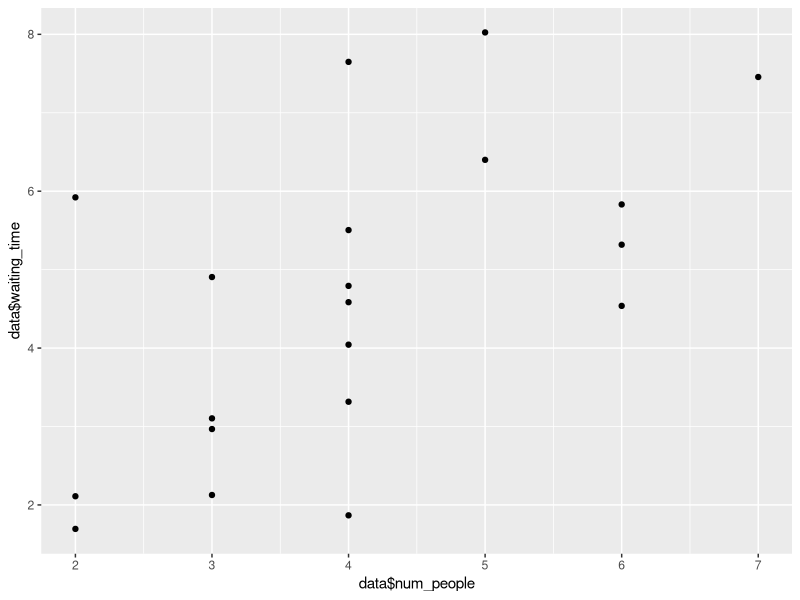
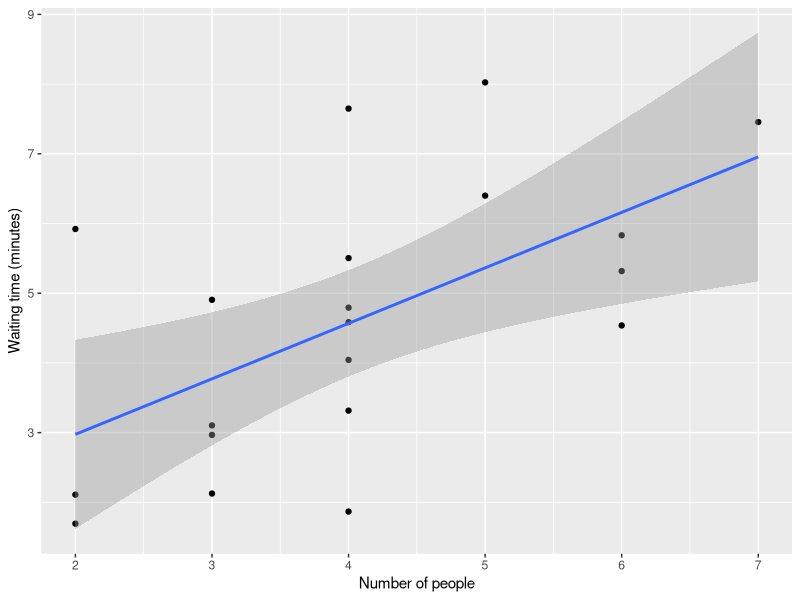
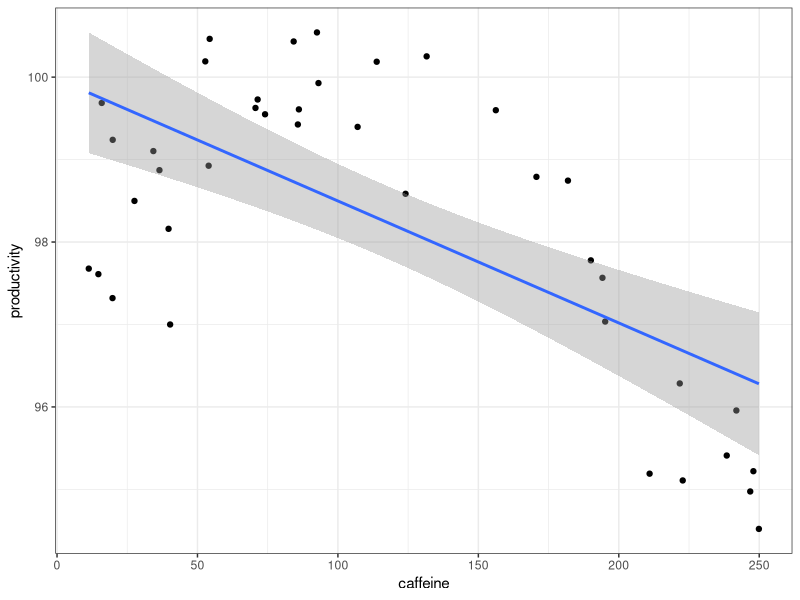

The R source for these figures, in order:
## ---- chunk 1
data = read.csv('../datasets/law82.csv')
cor(data$LSAT, data$GPA)
## ---- chunk 2
data = read.csv('../datasets/waiting_time.csv')
cor(data$num_people, data$waiting_time)
## ---- chunk 3
library(ggplot2)
data = read.csv('../datasets/waiting_time.csv')
ggplot(aes(x=data$num_people, y=data$waiting_time), 
       data=data) + geom_point() 
## ---- chunk 4
ggplot(aes(x=data$num_people, y=data$waiting_time), 
  data=data) + geom_point()+ geom_smooth(method='lm') +
  xlab("Number of people") + ylab("Waiting time (minutes)") 
## ---- chunk 5
caffeine_data = read.csv('../datasets/caffeine_data.csv')
ggplot(aes(x=caffeine, y=productivity), data= caffeine_data) + 
  geom_point() + geom_smooth(method='lm') + theme_bw()
## ---- chunk 6
cor(caffeine_data$caffeine, caffeine_data$productivity)
